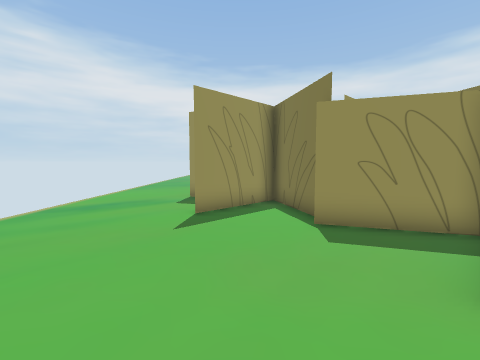
view 1 (above)

15 first-person views from a walk through a Unity game level. The camera is 1.5 m above the floor, tilts 4° down and sees 90° across. The floor is counted in squares, 1 m on a side. Each view is taken from the middle of a square. On the plan, view 1 faces up. The plan holds only what a view shows up to about 13 squares ahead; the rest is blank. The place goes on beyond the plan.

view 2
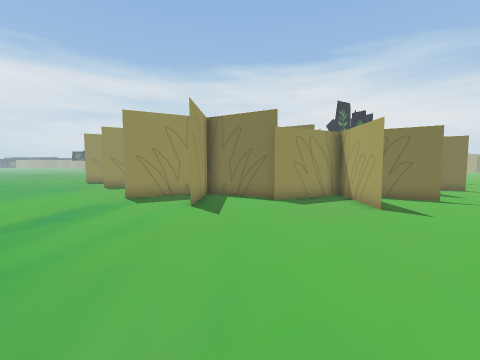

view 3
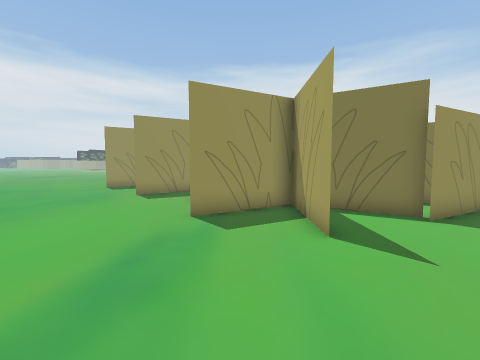

view 4
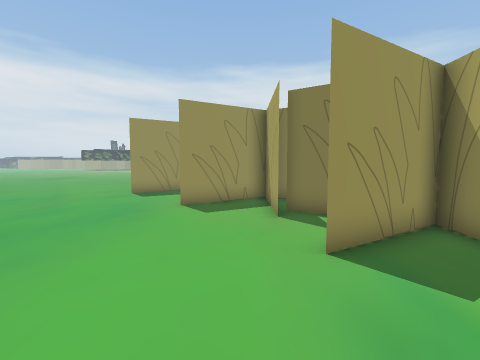

view 5
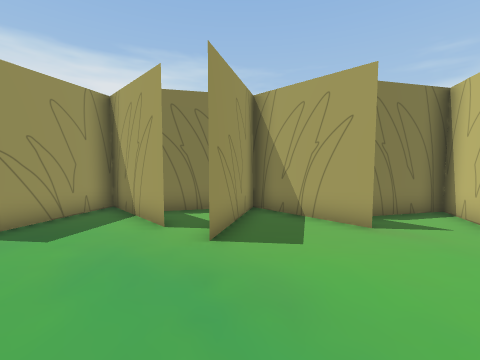

view 6
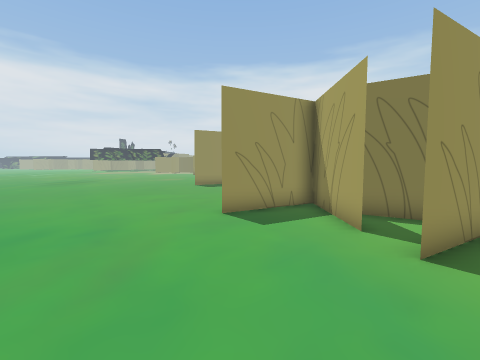

view 7
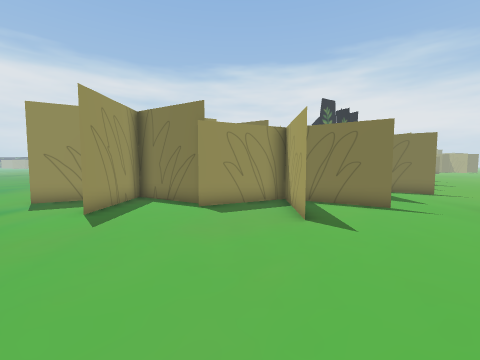

view 8
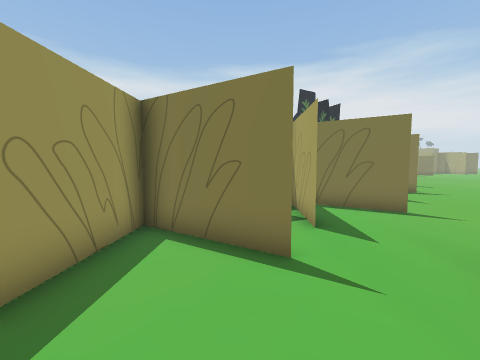

view 9
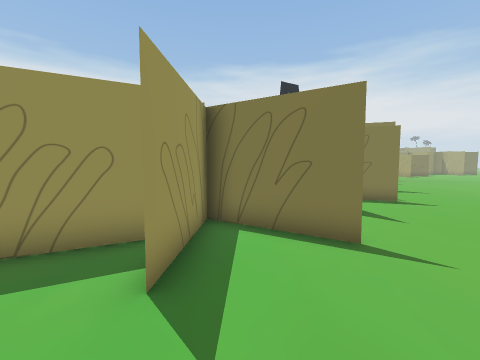

view 10
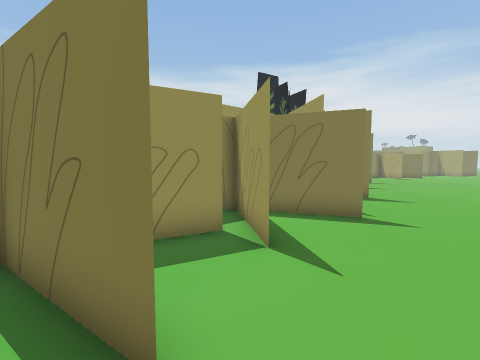

view 11
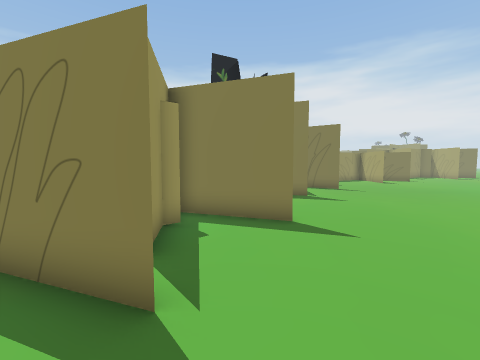

view 12
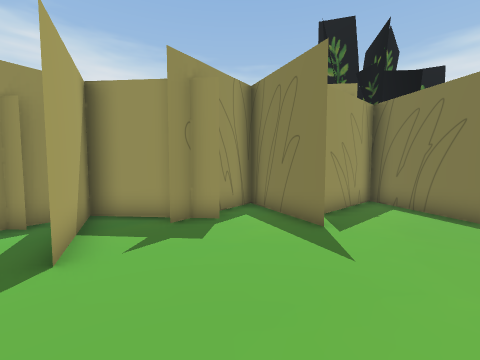

view 13
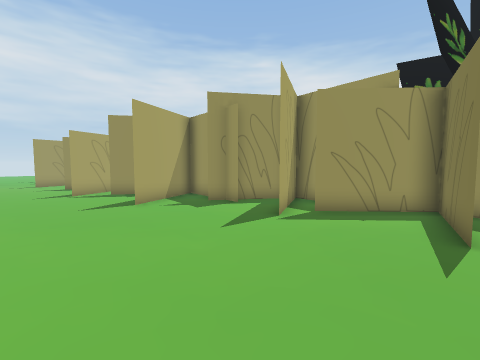

view 14
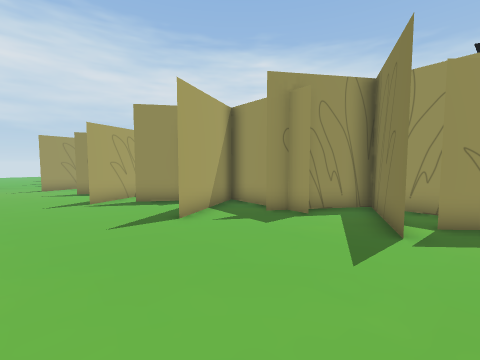

view 15
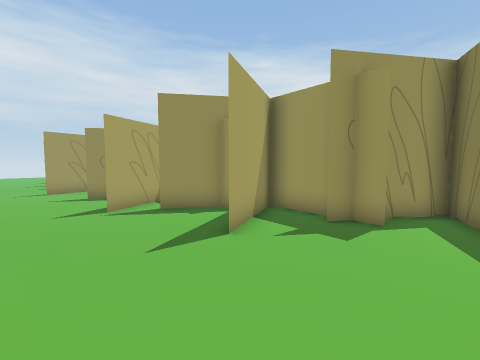

### Floor plan
Points are (right, up) in squares from view 1. A wall is a line through its corners. A room is listed if a view was taken in it or the views show most of it. See-through windows are left out.
Room 1 (views 1, 2, 3, 4, 5, 6, 7, 8, 9, 10)
walls: (-0.3, 10.2) (1.4, 9.7) (-1.4, 7) (1.4, 9.7) (-2.3, 10.8); (2.3, 6) (0.4, 13.4); (-0.6, 12.9) (2.2, 15.5) (-1.5, 16.6); (2.6, 2.2) (5.4, 4.7) (2.9, 2.4); (2.4, 14.6) (2.3, 15.1); (6.2, 1) (5.4, 4.7) (1.8, 5.9); (1.8, 17) (1.4, 18.5); (9, 3.6) (6.9, 4.3); (8.1, 1.6) (10.6, 3.9); (-0.5, 17.8) (2.3, 20.4) (-1.4, 21.4); (11.7, 0.4) (10.9, 4.2) (8, 1.6)
ways out: opening at (11, -0.5) to room 2
Room 2 (views 11, 12, 13, 14, 15)
walls: (22.4, 2.3) (20.8, 5.5); (20.2, 4.3) (19.7, 4.4); (23.7, 5.5) (23.3, 4.9); (24.5, 5.5) (20.7, 5.8) (22.3, 2.4); (20.2, 5.1) (18.5, 2.6); (18, 1.2) (16.9, 3.7); (17, 3.5) (18.1, 1.2); (25.5, 7.9) (27, 4.6) (25.4, 8) (23.9, 5.8); (14.7, 2.2) (14.3, 1.6); (14.5, 3) (13.1, 3.5); (14.2, 1.5) (15.9, 3.8); (31, 4.7) (30.3, 8); (29.6, 8) (27.4, 5.9); (11.3, 2.3) (11.7, 0.5)
ways out: opening at (11, -0.5) to room 1

Where each view was taken, in squares from view 1:
view 1: 0 up, 0 right, facing up
view 2: 0 up, 6 left, facing up-right
view 3: 5 up, 6 left, facing up-right
view 4: 9 up, 6 left, facing up-right
view 5: 16 up, 6 left, facing right
view 6: 16 up, 6 left, facing up-right
view 7: 1 down, 3 left, facing up-right
view 8: 1 down, 3 right, facing up-right
view 9: 1 down, 7 right, facing up-right
view 10: 1 down, 11 right, facing up-right
view 11: 1 down, 17 right, facing up-right
view 12: 1 down, 25 right, facing up
view 13: 1 down, 31 right, facing up-left
view 14: 1 down, 28 right, facing up-left
view 15: 1 down, 26 right, facing up-left
